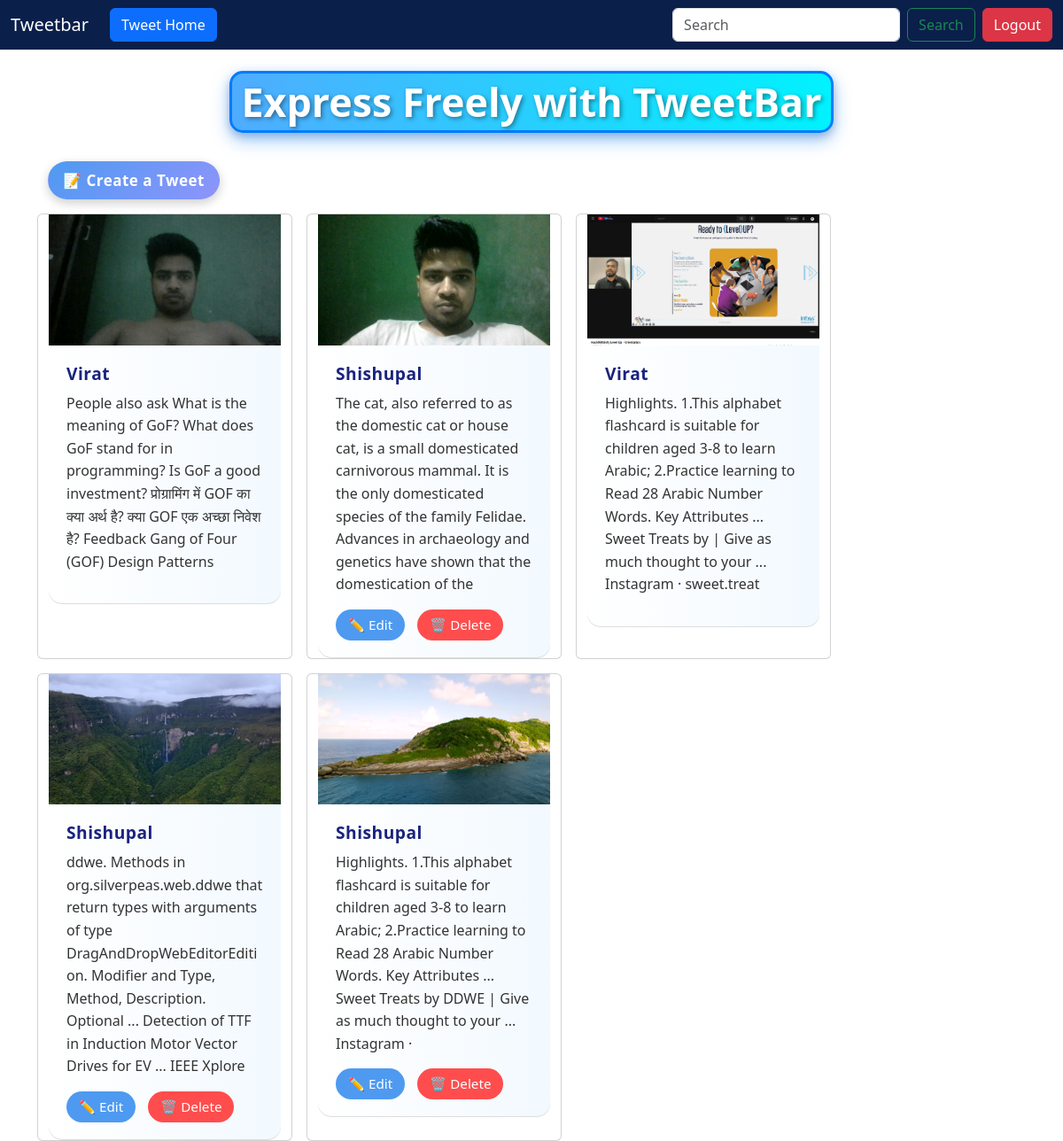
The page /tweet/ (signed in) on the database its author committed.
### tweet/models.py (models this page shows, shortened)
class Tweet(models.Model):
    user=models.ForeignKey(User, on_delete=models.CASCADE)
    text=models.TextField(max_length=240)
    photo=models.ImageField(upload_to='photos/',
    blank=True, null=True)
    created_at=models.DateTimeField(auto_now_add=True)
    updated_at=models.DateTimeField(auto_now=True)

### tweet/views.py (the view)
# urls.py: path('', views.tweet_list, name='tweet_list'),
def tweet_list(request):
    tweets=Tweet.objects.all().order_by('-created_at')
    return render(request,'tweet_list.html',{'tweets':tweets})

### tweet/templates/tweet_list.html (shortened to what this page needs)
{% extends "layout.html" %}
{% load static %}
{% block content  %}
<div class="d-flex justify-content-center mt-4">
  <h1 class="fancy-heading"> Express Freely with TweetBar </h1>
</div>
<div class="container mt-4">
  <div class="d-flex justify-content-start">
    <a href="{% url 'tweet_create' %}" class="btn btn-create-tweet mb-3">📝 Create a Tweet</a>
  </div>
</div>
<div class="container row gap-3">
  {% for tweet in tweets  %}
     <div class="card" style="width: 18rem;">
 {% if tweet.photo %}
  <img src="{{ tweet.photo.url }}" alt="Tweet image">
{% else %}
  <img src="{% static 'images/default.png' %}" alt="Default image">
{% endif %}
<div class="tweet-card-body">
  <h5 class="tweet-username">{{ tweet.user.username }}</h5>
  <p class="tweet-text">{{ tweet.text }}</p>
  {% if tweet.user == user %}
  <div class="tweet-actions">
    <a href="{% url 'tweet.edit' tweet.id %}" class="btn btn-primary">✏️ Edit</a>
    <a href="{% url 'tweet.delete' tweet.id %}" class="btn btn-danger">🗑️ Delete</a>
  </div>
  {% endif %}
</div>
</div>
  {% endfor %}
</div>
{% endblock %}

### rows shown on the page
Tweet: photo (picture), user.username "Virat", text "People also ask What is the meaning of GoF? What does GoF stand for in programming? Is GoF a good investment? प्रोग्रामिंग में GOF का क्या अर्थ है? क्या GOF एक अच्छा निवेश है? Feedback Gang of Four (GOF) Design Patterns"
Tweet: photo (picture), user.username "Shishupal", text "The cat, also referred to as the domestic cat or house cat, is a small domesticated carnivorous mammal. It is the only domesticated species of the family Felidae. Advances in archaeology and genetics have shown that the domestication of the", shows "✏️ Edit"
Tweet: photo (picture), user.username "Virat", text "Highlights. 1.This alphabet flashcard is suitable for children aged 3-8 to learn Arabic; 2.Practice learning to Read 28 Arabic Number Words. Key Attributes ... Sweet Treats by | Give as much thought to your ... Instagram · sweet.treat"
Tweet: photo (picture), user.username "Shishupal", text "ddwe. Methods in org.silverpeas.web.ddwe that return types with arguments of type DragAndDropWebEditorEdition. Modifier and Type, Method, Description. Optional ... Detection of TTF in Induction Motor Vector Drives for EV ... IEEE Xplore", shows "✏️ Edit"
Tweet: photo (picture), user.username "Shishupal", text "Highlights. 1.This alphabet flashcard is suitable for children aged 3-8 to learn Arabic; 2.Practice learning to Read 28 Arabic Number Words. Key Attributes ... Sweet Treats by DDWE | Give as much thought to your ... Instagram ·", shows "✏️ Edit"
